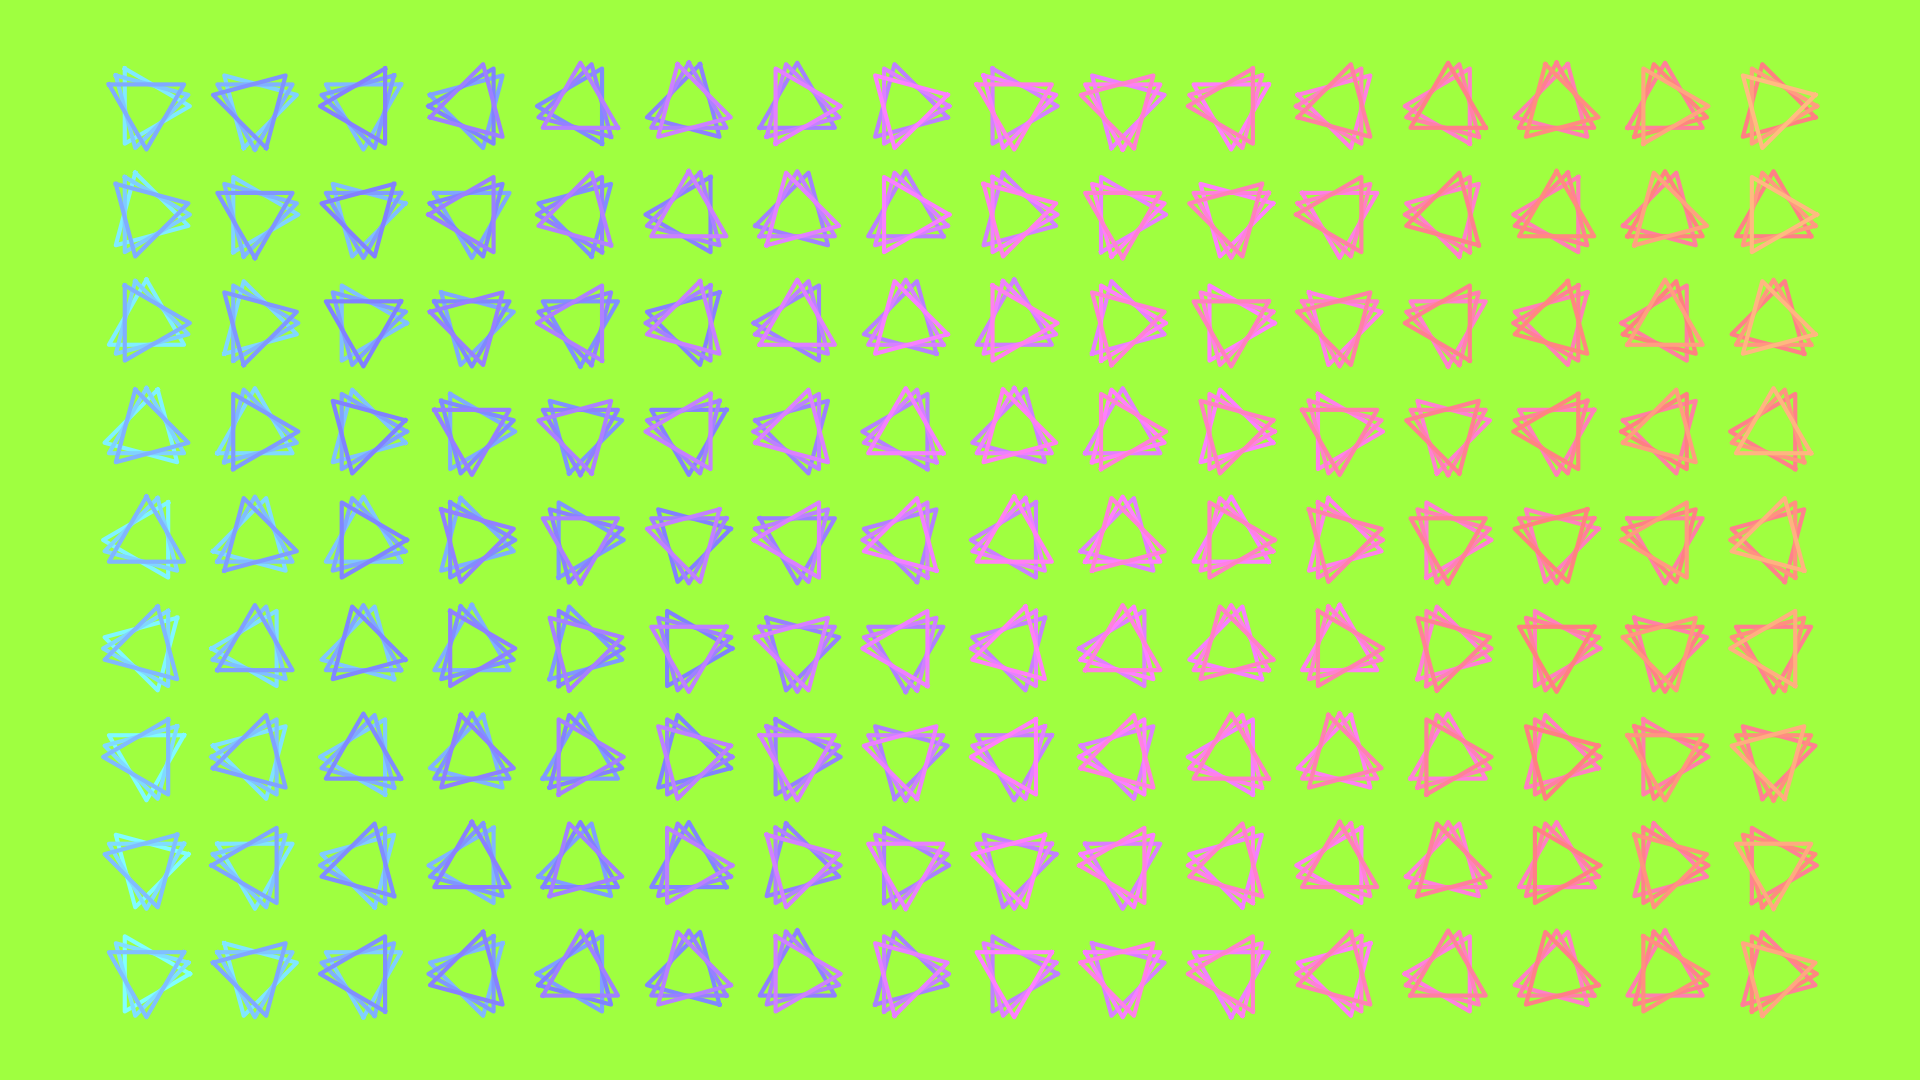

Here is the Python script that generated this plot:
from pathlib import Path

import matplotlib.pyplot as plt
import numpy as np


def hsv2rgb(h: float, s: float, v: float) -> str:
    rgb: np.ndarray = np.round(255 * ((np.clip(np.abs(np.modf(h + np.array([0, 2, 1]) / 3)[0] * 6 - 3) - 1, 0, 1) - 1) * s + 1) * v).astype(int)
    return "#" + "".join(f"{i:02x}" for i in rgb)


def main() -> None:
    # config
    fp: Path = Path(__file__).resolve().with_suffix(".png")
    plt.rcParams["figure.dpi"] = 100
    plt.rcParams["figure.figsize"] = [19.2, 10.8]
    bgc: str = hsv2rgb(0.25, 0.75, 1)
    # generate figure
    fig: plt.Figure
    ax: plt.Axes
    fig, ax = plt.subplots()
    # plot
    l: int = 0
    t: np.ndarray = np.linspace(0, 2*np.pi, 4, endpoint=True)
    for i in range(16):
        for j in range(9):
            for k in range(3):
                c: np.ndarray = 0.4 * np.cos(t+k/12*np.pi+l/12*np.pi)
                s: np.ndarray = 0.4 * np.sin(t+k/12*np.pi+l/12*np.pi)
                ax.plot(i+c, j+s, linewidth=3, color=hsv2rgb(0.5+k/24+l/288, 0.5, 1))
            l += 1
    # arrange
    #ax.set_xlim(0, 1)
    #ax.set_ylim(0, 1)
    ax.axis("off")
    ax.set_aspect("equal")
    ax.set_facecolor(bgc)
    fig.set_facecolor(bgc)
    fig.tight_layout()
    # output
    fig.savefig(fp)
    plt.cla()
    plt.clf()
    plt.close(fig)
    return None


if __name__ == "__main__":
    main()
